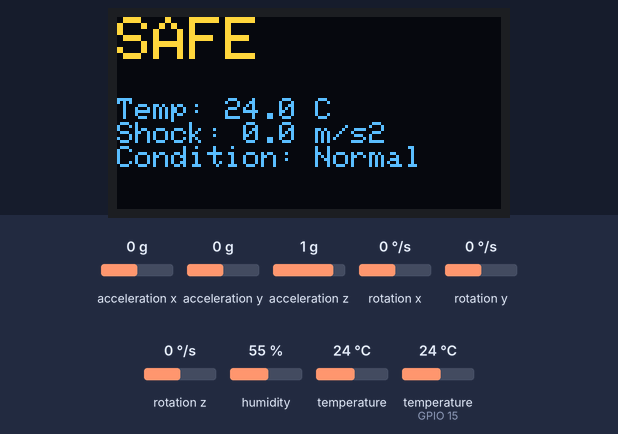
Recording of a sketch running on a simulated ESP32. Parts: 128×64 one-colour display. The test bench sets the inputs (shaded band); at power-on: acceleration x 0 g, temperature (sensor on GPIO 15) 24 °C, acceleration z 1 g, acceleration y 0 g, rotation x 0 °/s, rotation y 0 °/s, rotation z 0 °/s, humidity 55 %, temperature 24 °C. The OLED is the two-colour kind (top 16 rows yellow); what the sketch prints to the serial monitor is not drawn.

Above: at 1.2 s.
1.3 s: acceleration x set to -1.4 g
At 3.1 s:
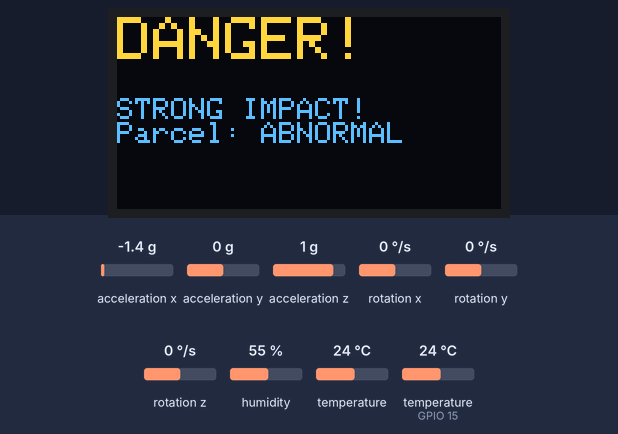
3.6 s: temperature (sensor on GPIO 15) set to 34.3 °C
5.4 s: temperature (sensor on GPIO 15) set to 35.8 °C
At 6.9 s:
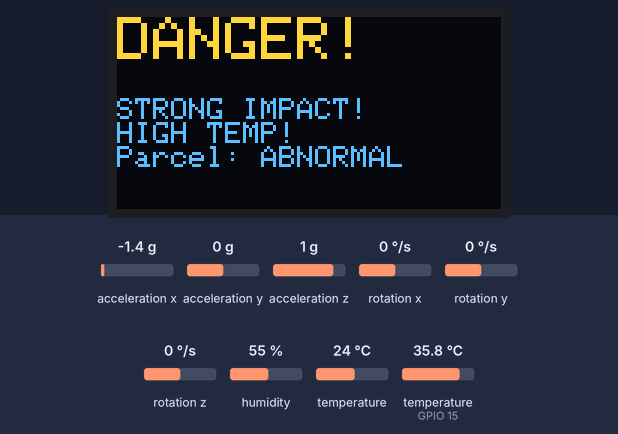
7.8 s: acceleration x set to -0.8 g
At 8.7 s:
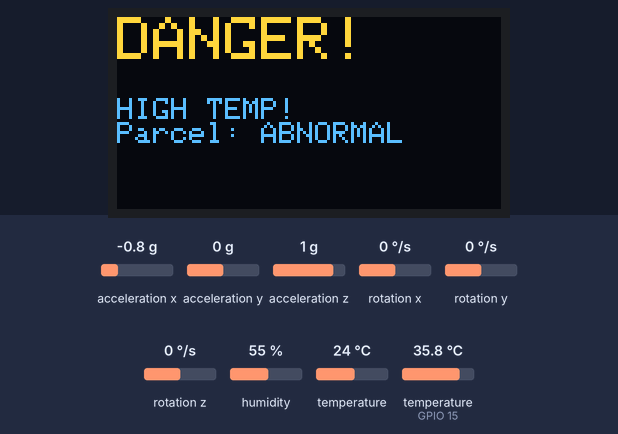
9.8 s: temperature (sensor on GPIO 15) set to 12 °C
At 11.6 s:
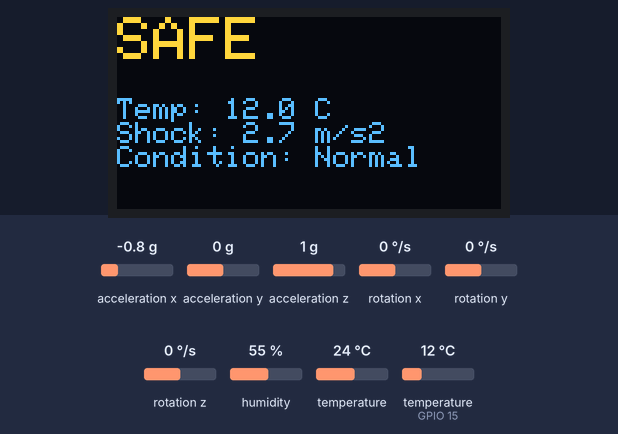
11.9 s: acceleration z set to -0.8 g
At 13.7 s:
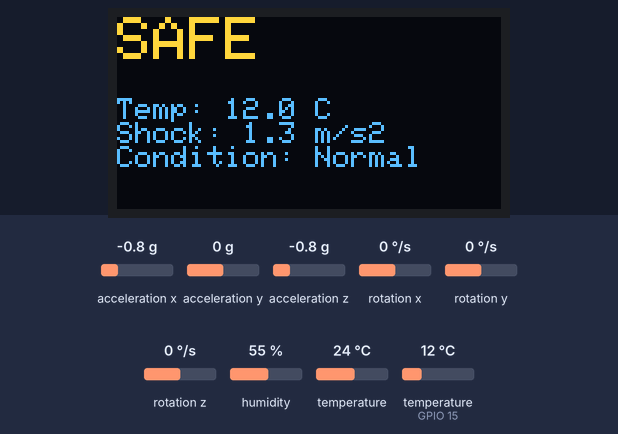
Timing chart, 0 to 15.0 s (numbered marks = the images above; inputs shaded):
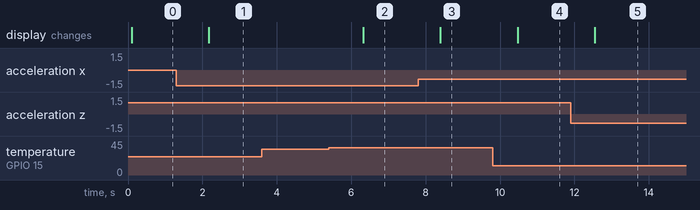

The sketch:

sketch.ino
```cpp
#include <Wire.h>
#include <Adafruit_GFX.h>
#include <Adafruit_SSD1306.h>
#include <Adafruit_MPU6050.h>
#include <Adafruit_Sensor.h>
#include <DHT.h>
#include <math.h>

// OLED configuration
#define SCREEN_WIDTH 128
#define SCREEN_HEIGHT 64
#define OLED_RESET -1
#define OLED_ADDRESS 0x3C

// Sensor configuration
#define DHT_PIN 15
#define DHT_TYPE DHT22

// Example thresholds for demonstration
#define TEMP_LIMIT 35.0
#define SHOCK_LIMIT 3.0

// Create sensor objects
Adafruit_SSD1306 display(
  SCREEN_WIDTH, SCREEN_HEIGHT, &Wire, OLED_RESET
);

Adafruit_MPU6050 mpu;
DHT dht(DHT_PIN, DHT_TYPE);

bool mpuReady = false;
bool oledReady = false;

void setup() {
  Serial.begin(115200);

  // Initialize I2C: SDA = GPIO 21, SCL = GPIO 22
  Wire.begin(21, 22);

  // Initialize temperature sensor
  dht.begin();

  // Initialize OLED
  oledReady = display.begin(
    SSD1306_SWITCHCAPVCC, OLED_ADDRESS
  );

  if (oledReady) {
    display.clearDisplay();
    display.setTextColor(SSD1306_WHITE);
    display.setTextSize(1);
    display.setCursor(0, 0);
    display.println("SMART DELIVERY BOX");
    display.println("Initializing...");
    display.display();
  } else {
    Serial.println("OLED not detected!");
  }

  // Initialize MPU6050
  mpuReady = mpu.begin();

  if (mpuReady) {
    mpu.setAccelerometerRange(MPU6050_RANGE_8_G);
    mpu.setGyroRange(MPU6050_RANGE_500_DEG);
    mpu.setFilterBandwidth(MPU6050_BAND_21_HZ);
    Serial.println("MPU6050 initialized");
  } else {
    Serial.println("MPU6050 not detected!");
  }

  Serial.println("Delivery monitoring started");
}

void loop() {
  // Read temperature
  float temperature = dht.readTemperature();
  bool tempValid = !isnan(temperature);

  // Read acceleration
  float acceleration = 0.0;
  float shock = 0.0;

  if (mpuReady) {
    sensors_event_t accel, gyro, mpuTemp;
    mpu.getEvent(&accel, &gyro, &mpuTemp);

    float ax = accel.acceleration.x;
    float ay = accel.acceleration.y;
    float az = accel.acceleration.z;

    // Acceleration magnitude in m/s^2
    acceleration = sqrt(
      ax * ax + ay * ay + az * az
    );

    // Approximate deviation from gravity
    shock = fabs(acceleration - 9.81);
  }

  // Classify monitored conditions
  bool shockDetected =
    mpuReady && shock > SHOCK_LIMIT;

  bool tempAbnormal =
    tempValid && temperature > TEMP_LIMIT;

  bool abnormal = shockDetected || tempAbnormal;

  // A sensor failure must not be reported as SAFE
  const char* status;

  if (!mpuReady || !tempValid) {
    status = "SENSOR ERROR";
  } else if (abnormal) {
    status = "ABNORMAL";
  } else {
    status = "SAFE";
  }

  // Serial Monitor output
  Serial.println("\n----------------------");
  Serial.println("SMART DELIVERY BOX");

  if (tempValid) {
    Serial.print("Temperature: ");
    Serial.print(temperature, 1);
    Serial.println(" C");
  } else {
    Serial.println("Temperature: SENSOR ERROR");
  }

  if (mpuReady) {
    Serial.print("Acceleration: ");
    Serial.print(acceleration, 2);
    Serial.println(" m/s^2");

    Serial.print("Shock deviation: ");
    Serial.print(shock, 2);
    Serial.println(" m/s^2");
  } else {
    Serial.println("Acceleration: SENSOR ERROR");
  }

  Serial.print("Parcel status: ");
  Serial.println(status);

  // OLED display
  if (oledReady) {
    display.clearDisplay();
    display.setTextColor(SSD1306_WHITE);

    if (!mpuReady || !tempValid) {
      display.setTextSize(2);
      display.setCursor(0, 0);
      display.println("SENSOR");
      display.println("ERROR!");

      display.setTextSize(1);
      display.println("Check wiring");
    }
    else if (abnormal) {
      display.setTextSize(2);
      display.setCursor(0, 0);
      display.println("DANGER!");

      display.setTextSize(1);
      display.setCursor(0, 27);

      if (shockDetected) {
        display.println("STRONG IMPACT!");
      }

      if (tempAbnormal) {
        display.println("HIGH TEMP!");
      }

      display.println("Parcel: ABNORMAL");
    }
    else {
      display.setTextSize(2);
      display.setCursor(0, 0);
      display.println("SAFE");

      display.setTextSize(1);
      display.setCursor(0, 27);

      display.print("Temp: ");
      display.print(temperature, 1);
      display.println(" C");

      display.print("Shock: ");
      display.print(shock, 1);
      display.println(" m/s2");

      display.println("Condition: Normal");
    }

    display.display();
  }

  delay(1000);
}
```

Measured:
- the behaviour switches between 35 and 35.1 °C on temperature (sensor on GPIO 15) (found by bisection; images 1 and 2)
- after the input at 1.3 s, the display: changes after 0.87 s (image 1)
- after the input at 3.6 s, every drawn part: stays the same
- after the input at 5.4 s, the display: changes after 0.92 s (image 2)
- after the input at 7.8 s, the display: changes after 0.60 s (image 3)
- after the input at 9.8 s, the display: changes after 0.67 s (image 4)
- after the input at 11.9 s, the display: changes after 0.64 s (image 5)
